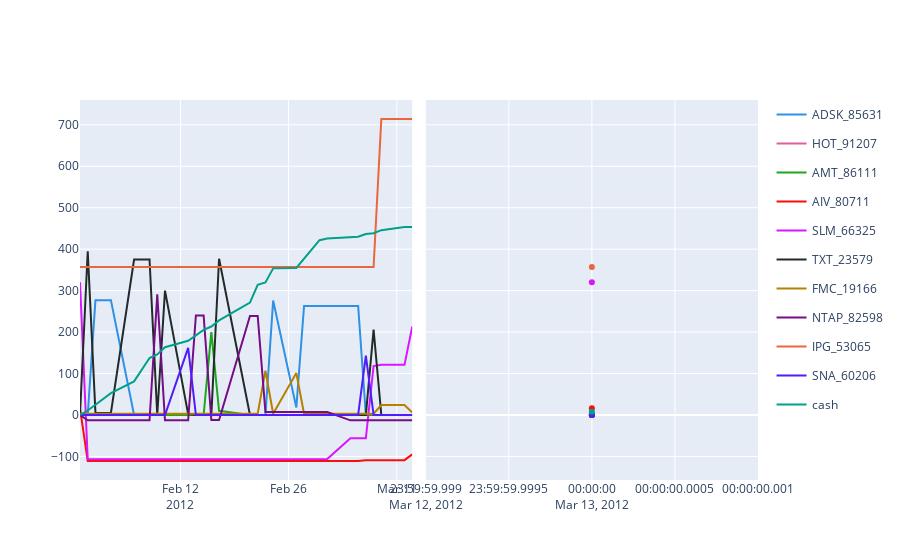

Here is the notebook cell this chart was saved with:
### Code cell
fig = go.Figure()
#create two subfigures using plotly's subplots
fig = make_subplots(rows=1, cols=2, shared_yaxes=True, horizontal_spacing=0.02)

for i, col in enumerate(df.columns):
    fig.add_trace(
        go.Scatter(
            x=df.index,
            y=df[col],
            name=col,
            line_color = px.colors.qualitative.Dark24[i],
            legendgroup=f'group{i}',
        ),
        row=1,
        col=1
    )
    fig.add_trace(
        go.Scatter(
            x=[end_portf.name.strftime("%Y-%m-%d")],
            y=[end_portf[col]],
            name=col,
            line_color = px.colors.qualitative.Dark24[i],
            legendgroup=f'group{i}',
            showlegend=False,
        ),
        row=1,
        col=2
    )

fig
